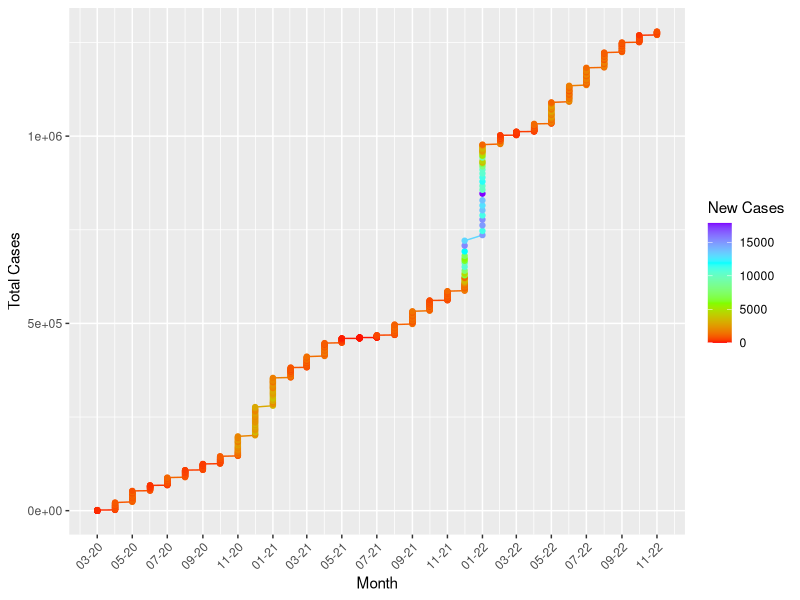
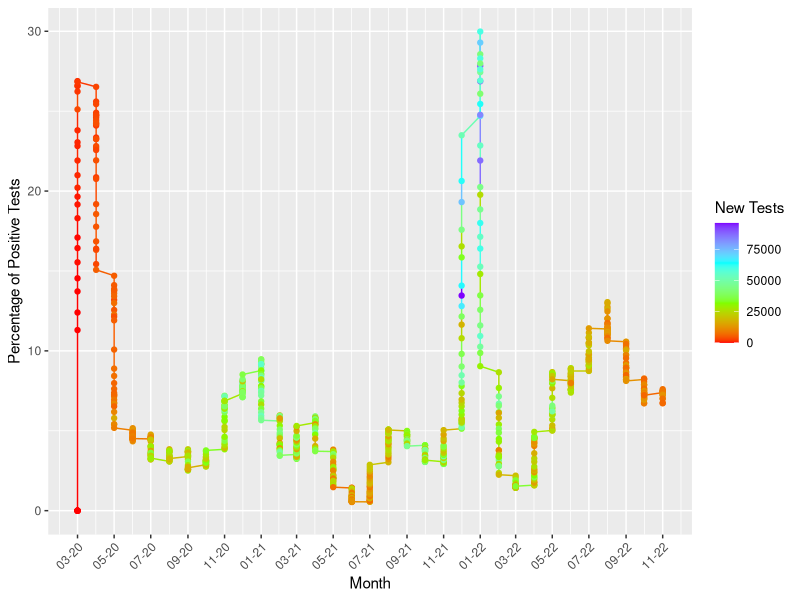
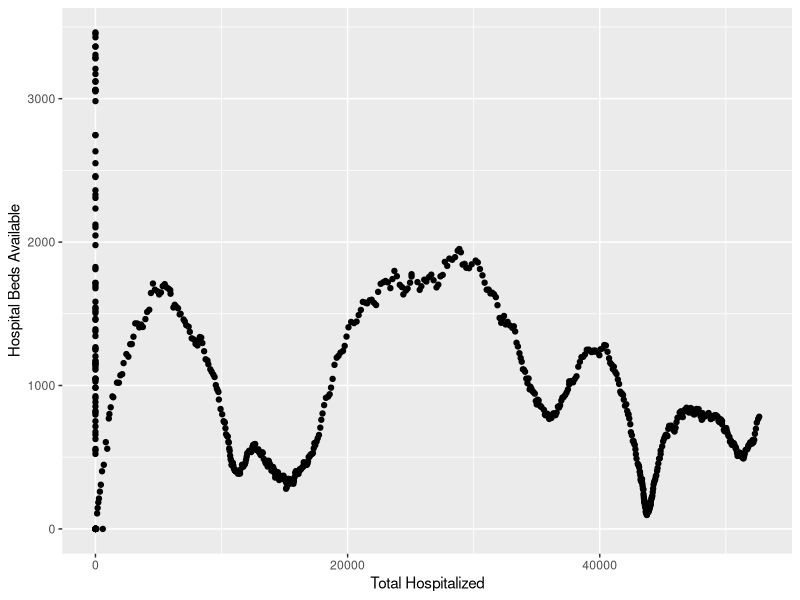
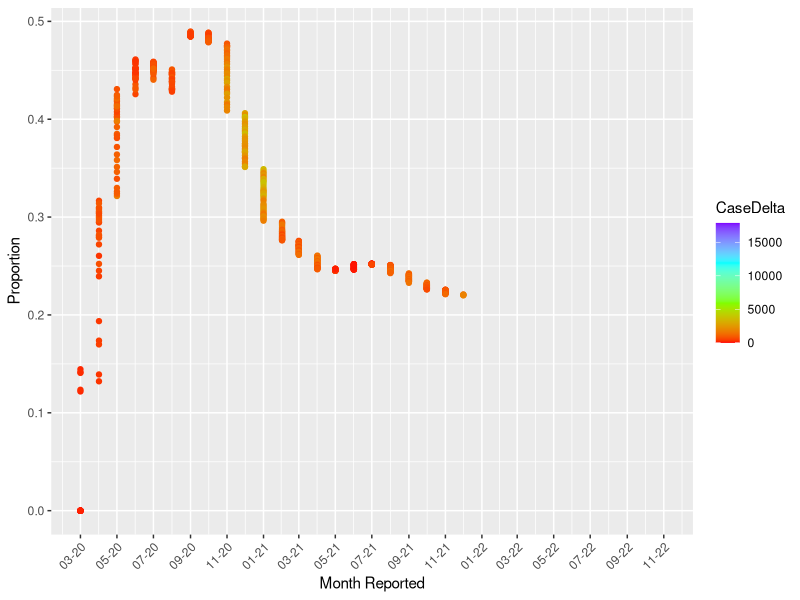
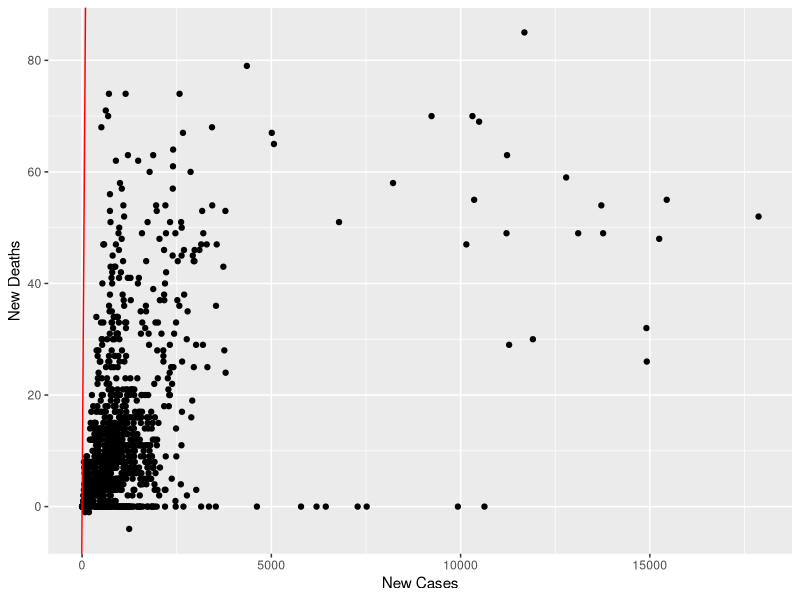

Generate these figures, in order, with R:
## ---- chunk 1
knitr::opts_chunk$set(echo = TRUE)
## ---- chunk 2

library(data.table)
df <- fread('MD_COVID-19_-_MASTER_Case_Tracker.csv')
show(df)
## ---- chunk 3
library(tidyverse)
library(lubridate)
library(dplyr)
## ---- chunk 4


df1 <- df %>% dplyr::mutate(year = year(as.Date(df$ReportDate,format="%m/%d/%Y")),
                 month = lubridate::month(as.Date(df$ReportDate,format="%m/%d/%Y")),
                 day = lubridate::day(as.Date(df$ReportDate,format="%m/%d/%Y")),
                 date = my(format(as.Date(df$ReportDate,format = "%m/%d/%Y"),"%m/%y")))
## ---- chunk 5
ggplot(data=df1, aes(x=df1$date, y=df1$TotalCases, color= df1$CaseDelta)) +
  labs(x = "Month", y = "Total Cases", color = "New Cases") +
  scale_colour_gradientn(colors=rainbow(4)) +
  geom_line()+
  geom_point() +
  scale_x_date(date_labels = "%m-%y",
               date_breaks = "2 month") +
  theme(axis.text.x = element_text(angle = 45, hjust=1))
## ---- chunk 6
ggplot(data=df1, aes(x=df1$date, y=df1$PosTestPercent, color = df1$TestsDelta)) +
  geom_line() +
  labs(color = "New Tests", x = "Month", y = "Percentage of Positive Tests") +
  scale_colour_gradientn(colors=rainbow(4)) +
  geom_point() +
  scale_x_date(date_labels = "%m-%y",
               date_breaks = "2 month") +
  theme(axis.text.x = element_text(angle = 45, hjust=1))
## ---- chunk 7
ggplot(data=df1, aes(x=df1$total_hospitalized, y=df1$bedsTotal)) +
  xlab("Total Hospitalized") +
  ylab("Hospital Beds Available") +
  geom_point()
## ---- chunk 8
proportion = df1$total_released / df1$total_hospitalized
ggplot(data=df1, aes(x=df1$date, y=proportion, color=CaseDelta)) +
  scale_colour_gradientn(colors=rainbow(4)) +
  xlab("Month Reported") +
  ylab("Proportion") +
  geom_point() +
  scale_x_date(date_labels = "%m-%y",
               date_breaks = "2 month") +
  theme(axis.text.x = element_text(angle = 45, hjust=1))

## ---- chunk 9
df1[is.na(df1)] = 0
ggplot(data=df1, aes(y=df1$deathsDelta, x=df1$CaseDelta)) +
  labs(x = "New Cases", y = "New Deaths") +
  geom_point() +
  geom_abline(color = "red")
